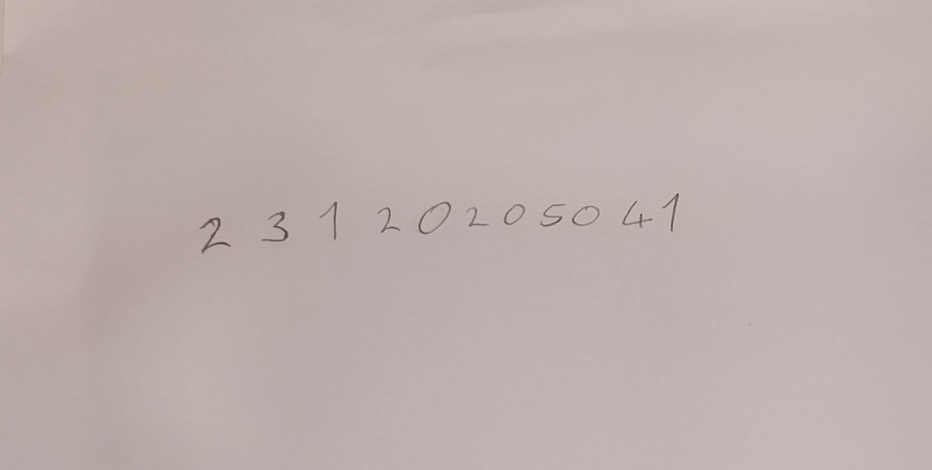
#> input picture my_digits/raw/handwriting.jpg, 1864 x 940 px (shown at 1/2 size); its folder holds only this picture in this run
$ python preprocess_own.py --image ../my_digits/raw/handwriting.jpg
#> lines starting #> are read from the running program, lines starting #| are printed output that depends on the picture; after the words box and inside, x2 and y2 are one past the last pixel; in counts of white or black regions, pixels touching at a corner belong together
import argparse
import os

import cv2
import matplotlib
matplotlib.use("Agg")
import matplotlib.pyplot as plt
import numpy as np

RAW_DIR = "my_digits/raw"
OUT_DIR = "my_digits/processed"


def binarize(gray, block_size, c):
    # Blur removes paper texture; adaptive threshold handles uneven lighting/shadows
    blur = cv2.GaussianBlur(gray, (5, 5), 0)
    # THRESH_BINARY_INV -> digits become white on black, like MNIST
    return cv2.adaptiveThreshold(blur, 255, cv2.ADAPTIVE_THRESH_GAUSSIAN_C,
                                 cv2.THRESH_BINARY_INV, block_size, c)


def find_digit_boxes(binary, min_area):
    h, w = binary.shape
    n, _, stats, _ = cv2.connectedComponentsWithStats(binary, connectivity=8)
    boxes = []
    for i in range(1, n):  # label 0 is background
        x, y, bw, bh, area = stats[i]
        touches_border = x == 0 or y == 0 or x + bw >= w or y + bh >= h
        if area < min_area or touches_border:  # drop noise specks and paper edges
            continue
        boxes.append([x, y, x + bw, y + bh])

    # Merge components that overlap horizontally (a digit written in two strokes, e.g. 5 or 4)
    boxes.sort(key=lambda b: b[0])
    merged = []
    for b in boxes:
        if merged and b[0] <= merged[-1][2]:
            m = merged[-1]
            merged[-1] = [min(m[0], b[0]), min(m[1], b[1]), max(m[2], b[2]), max(m[3], b[3])]
        else:
            merged.append(b)

    # Drop leftover tiny blobs relative to typical digit height
    if merged:
        med_h = np.median([b[3] - b[1] for b in merged])
        merged = [b for b in merged if (b[3] - b[1]) >= 0.25 * med_h]
    return merged


def to_mnist(binary_crop, thickness_ratio):
    # 1) Thicken strokes: pen lines are much thinner than MNIST strokes relative to digit size
    k = max(1, int(round(max(binary_crop.shape) * thickness_ratio)))
    kernel = cv2.getStructuringElement(cv2.MORPH_ELLIPSE, (k, k))
    padded = cv2.copyMakeBorder(binary_crop, k, k, k, k, cv2.BORDER_CONSTANT, value=0)
    thick = cv2.dilate(padded, kernel)
    ys, xs = np.nonzero(thick)
    thick = thick[ys.min():ys.max() + 1, xs.min():xs.max() + 1]

    # 2) Fit into a 20x20 box keeping aspect ratio (MNIST convention)
    h, w = thick.shape
    scale = 20.0 / max(h, w)
    nh, nw = max(1, round(h * scale)), max(1, round(w * scale))
    small = cv2.resize(thick, (nw, nh), interpolation=cv2.INTER_AREA)

    # 3) Paste into 28x28 canvas, then shift so the center of mass is at the center
    canvas = np.zeros((28, 28), dtype=np.uint8)
    top, left = (28 - nh) // 2, (28 - nw) // 2
    canvas[top:top + nh, left:left + nw] = small
    m = cv2.moments(canvas)
    cx, cy = m["m10"] / m["m00"], m["m01"] / m["m00"]
    shift = np.float32([[1, 0, 14 - cx], [0, 1, 14 - cy]])
    return cv2.warpAffine(canvas, shift, (28, 28), flags=cv2.INTER_LINEAR, borderValue=0)


def save_debug(img, binary, boxes, digits, out_path):
    vis = img.copy()
    for i, (x1, y1, x2, y2) in enumerate(boxes):
        cv2.rectangle(vis, (x1, y1), (x2, y2), (0, 0, 255), 3)
        cv2.putText(vis, str(i), (x1, y1 - 10), cv2.FONT_HERSHEY_SIMPLEX, 1.2, (0, 0, 255), 3)

    n = max(len(digits), 1)
    fig = plt.figure(figsize=(max(12, n * 1.3), 9))
    gs = fig.add_gridspec(3, n, height_ratios=[3, 3, 1.4])
    ax = fig.add_subplot(gs[0, :])
    ax.imshow(cv2.cvtColor(vis, cv2.COLOR_BGR2RGB))
    ax.set_title("detected digits")
    ax.axis("off")
    ax = fig.add_subplot(gs[1, :])
    ax.imshow(binary, cmap="gray")
    ax.set_title("binary (adaptive threshold)")
    ax.axis("off")
    for i, d in enumerate(digits):
        ax = fig.add_subplot(gs[2, i])
        ax.imshow(d, cmap="gray")
        ax.set_title(str(i))
        ax.axis("off")
    fig.tight_layout()
    fig.savefig(out_path, dpi=120)
    plt.close(fig)


def main():
    p = argparse.ArgumentParser()
    p.add_argument("--image", default=os.path.join(RAW_DIR, "number.jpg"))
    p.add_argument("--block-size", type=int, default=51)    # adaptive threshold window, must be odd
    p.add_argument("--c", type=int, default=15)             # higher -> less noise, thinner strokes
    p.add_argument("--min-area", type=int, default=40)      # components smaller than this are noise
    p.add_argument("--thickness", type=float, default=0.08) # dilation kernel size relative to digit size
    args = p.parse_args()

    img = cv2.imread(args.image)
#> img is the input picture: shape (940, 1864, 3); mean B, G, R 172.9, 175.5, 188.8
    if img is None:
        raise FileNotFoundError(args.image)
    gray = cv2.cvtColor(img, cv2.COLOR_BGR2GRAY)
    binary = binarize(gray, args.block_size, args.c)
#> in binarize, `return cv2.adaptiveThreshold(blur, 255, cv2.ADAPTIVE_THRESH_GAUSSIAN_C..`:
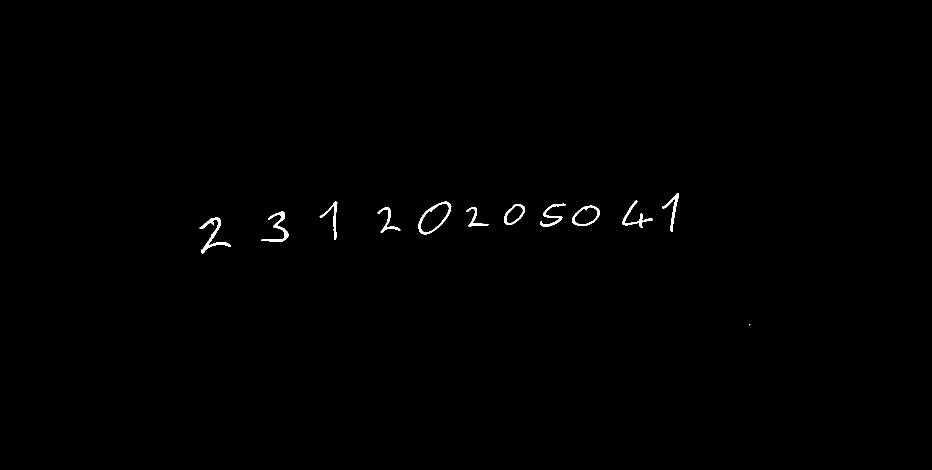
#> returned value: shape (940, 1864) (shown at 1/2 size); 0.37% white; 12 white regions (1 under 20 px), largest, box (x1, y1, x2, y2) and area: (399, 435, 462, 507) 901, (837, 403, 903, 469) 793, (523, 423, 577, 484) 741
    boxes = find_digit_boxes(binary, args.min_area)
#> in find_digit_boxes, `n, _, stats, _ = cv2.connectedComponentsWithStats(binary, connectivity..`: n = 13; stats = 13 rows, first 6: [0, 0, 1864, 940, 1745689], [1324, 386, 34, 78, 540], [1244, 401, 62, 55, 582], [639, 403, 36, 77, 497], [837, 403, 66, 66, 793], [1080, 407, 51, 47, 568]
#> the loop in find_digit_boxes, `for i in range(1, n):` made 12 passes
#> (x, y, bw, bh, area) on passes 1 to 11: (1324, 386, 34, 78, 540), (1244, 401, 62, 55, 582), (639, 403, 36, 77, 497), (837, 403, 66, 66, 793), (1080, 407, 51, 47, 568), (1008, 408, 42, 42, 480), (1144, 411, 55, 41, 543), (755, 414, 46, 52, 451), (933, 414, 45, 40, 369), (523, 423, 54, 61, 741), (399, 435, 63, 72, 901)
#> after the loop in find_digit_boxes, `for i in range(1, n):`: boxes = [[1324, 386, 1358, 464], [1244, 401, 1306, 456], [639, 403, 675, 480], [837, 403, 903, 469], [1080, 407, 1131, 454], [1008, 408, 1050, 450], [1144, 411, 1199, 452], [755, 414, 801, 466], [933, 414, 978, 454], [523, 423, 577, 484], [399, 435, 462, 507]]
#> the loop in find_digit_boxes, `for b in boxes:` made 11 passes
#> after the loop in find_digit_boxes, `for b in boxes:`: merged = [[399, 435, 462, 507], [523, 423, 577, 484], [639, 403, 675, 480], [755, 414, 801, 466], [837, 403, 903, 469], [933, 414, 978, 454], [1008, 408, 1050, 450], [1080, 407, 1131, 454], [1144, 411, 1199, 452], [1244, 401, 1306, 456], [1324, 386, 1358, 464]]
#> in find_digit_boxes, `med_h = np.median([b[3] - b[1] for b in merged])`: med_h = 55
#> boxes has the same summary as merged in find_digit_boxes

    os.makedirs(OUT_DIR, exist_ok=True)
    for f in os.listdir(OUT_DIR):  # clear outputs from previous runs
        if f.endswith(".png"):
            os.remove(os.path.join(OUT_DIR, f))

    digits = []
    for i, (x1, y1, x2, y2) in enumerate(boxes):
        d = to_mnist(binary[y1:y2, x1:x2], args.thickness)
        cv2.imwrite(os.path.join(OUT_DIR, f"digit_{i:02d}.png"), d)
        digits.append(d)
#> this loop made 11 passes
#> (x1, y1, x2, y2, k in to_mnist, h in to_mnist, w in to_mnist, scale in to_mnist) on passes 1, 2, 3, 5, 10, 11: (399, 435, 462, 507, 6, 77, 68, 0.26), (523, 423, 577, 484, 5, 65, 58, 0.308), (639, 403, 675, 480, 6, 82, 41, 0.244), (837, 403, 903, 469, 5, 70, 70, 0.286), (1244, 401, 1306, 456, 5, 59, 66, 0.303), (1324, 386, 1358, 464, 6, 83, 39, 0.241)
#> (x1, y1, x2, y2, k in to_mnist, kernel in to_mnist, h in to_mnist, w in to_mnist) on passes 4, 6, 7, 8, 9: (755, 414, 801, 466, 4, [[0, 0, 1, 0], [1, 1, 1, 1], [1, 1, 1, 1], [1, 1, 1, 1]], 55, 49), (933, 414, 978, 454, 4, [[0, 0, 1, 0], [1, 1, 1, 1], [1, 1, 1, 1], [1, 1, 1, 1]], 43, 48), (1008, 408, 1050, 450, 3, [[0, 1, 0], [1, 1, 1], [0, 1, 0]], 44, 44), (1080, 407, 1131, 454, 4, [[0, 0, 1, 0], [1, 1, 1, 1], [1, 1, 1, 1], [1, 1, 1, 1]], 50, 54), (1144, 411, 1199, 452, 4, [[0, 0, 1, 0], [1, 1, 1, 1], [1, 1, 1, 1], [1, 1, 1, 1]], 44, 58)
#> pass 1, in to_mnist, `padded = cv2.copyMakeBorder(binary_crop, k, k, k, k, cv2.BORDER_CONSTA..`:
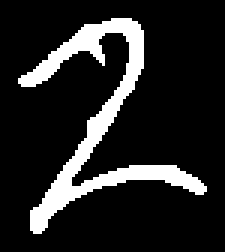
#> padded: shape (84, 75) (shown 3 times larger); 14.3% white; 1 white region, box (x1, y1, x2, y2) and area: (6, 6, 69, 78) 901
#> pass 1, in to_mnist, `thick = cv2.dilate(padded, kernel)`:
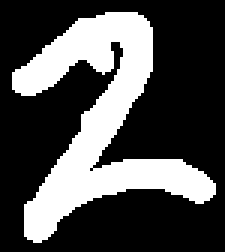
#> thick: shape (84, 75) (shown 3 times larger); 30.1% white; 1 white region, box (x1, y1, x2, y2) and area: (4, 4, 72, 81) 1897
#> pass 1, in to_mnist, `thick = thick[ys.min():ys.max() + 1, xs.min():xs.max() + 1]`:
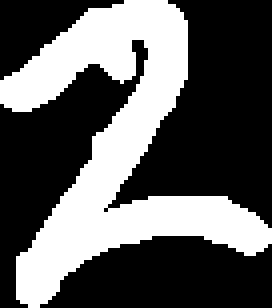
#> thick: shape (77, 68) (shown 4 times larger); 36.2% white; 1 white region, box (x1, y1, x2, y2) and area: (0, 0, 68, 77) 1897
#> pass 1, in main, `d = to_mnist(binary[y1:y2, x1:x2], args.thickness)`:
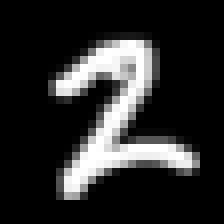
#> d: shape (28, 28) (shown 8 times larger); min 0, max 255, mean 42.4
#> after the loop, digits = 11 items

    save_debug(img, binary, boxes, digits, os.path.join("my_digits", "preprocess_debug.png"))
#> the loop in save_debug, `for i, (x1, y1, x2, y2) in enumerate(boxes):` made 11 passes
#> after the loop in save_debug, `for i, (x1, y1, x2, y2) in enumerate(boxes):`:
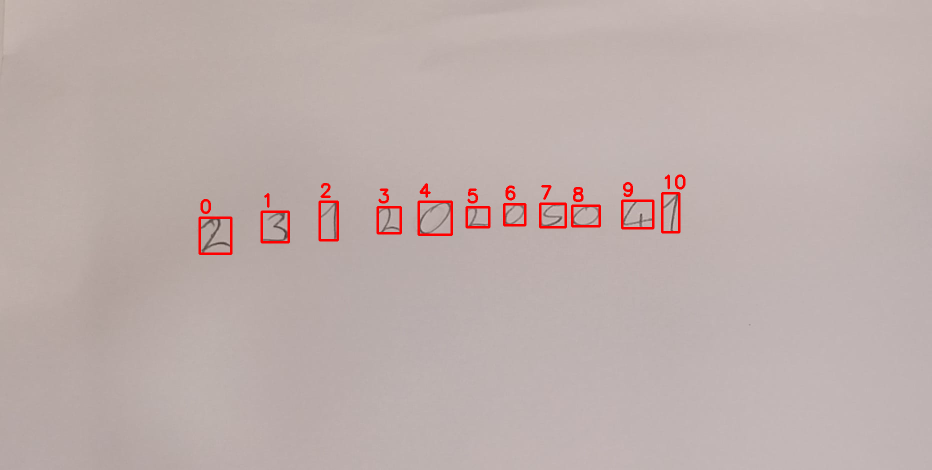
#> vis: shape (940, 1864, 3) (shown at 1/2 size); 0.87% of pixels changed, all inside (x1, y1, x2, y2) = (397, 349, 1371, 510)
#> in save_debug, `n = max(len(digits), 1)`: n = 11
#> the loop in save_debug, `for i, d in enumerate(digits):` made 11 passes
#> in save_debug, `fig.savefig(out_path, dpi=120)`:
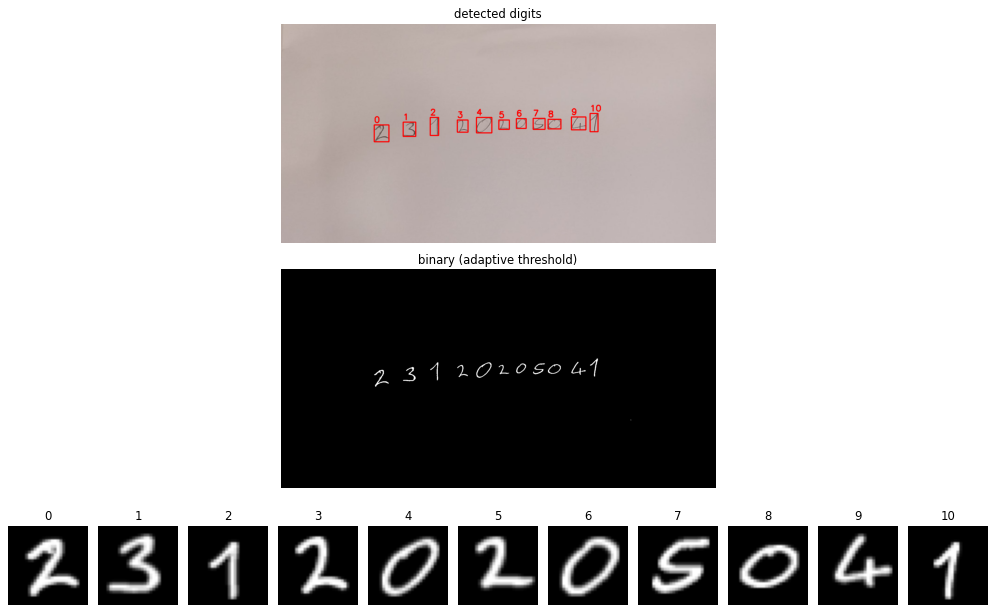
#> figure drawn by matplotlib, 13 panels
    print(f"found {len(digits)} digits -> {OUT_DIR}/")
#| found 11 digits -> my_digits/processed/
    print("debug image -> my_digits/preprocess_debug.png")


if __name__ == "__main__":
    main()
